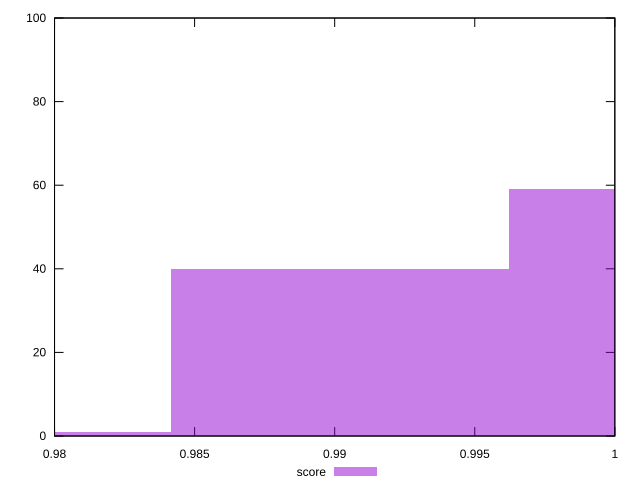

The gnuplot source for this figure:
reset

$score <<EOF
0.9781136920525194 1
1.0022646474118408 59
0.9901891697321802 40
EOF

set key outside below
set boxwidth 0.012075477679660733
set xrange [0.98:1]
set yrange [0:100]
set trange [0:100]
set style fill transparent solid 0.5 noborder
set terminal svg size 640, 490 enhanced background rgb 'white'
set output "report_00018_2021-02-10T15-25-16.877Z/speed-index/samples/pages+cached+noadtech+nomedia/score/histogram.svg"

plot $score title "score" with boxes

reset
